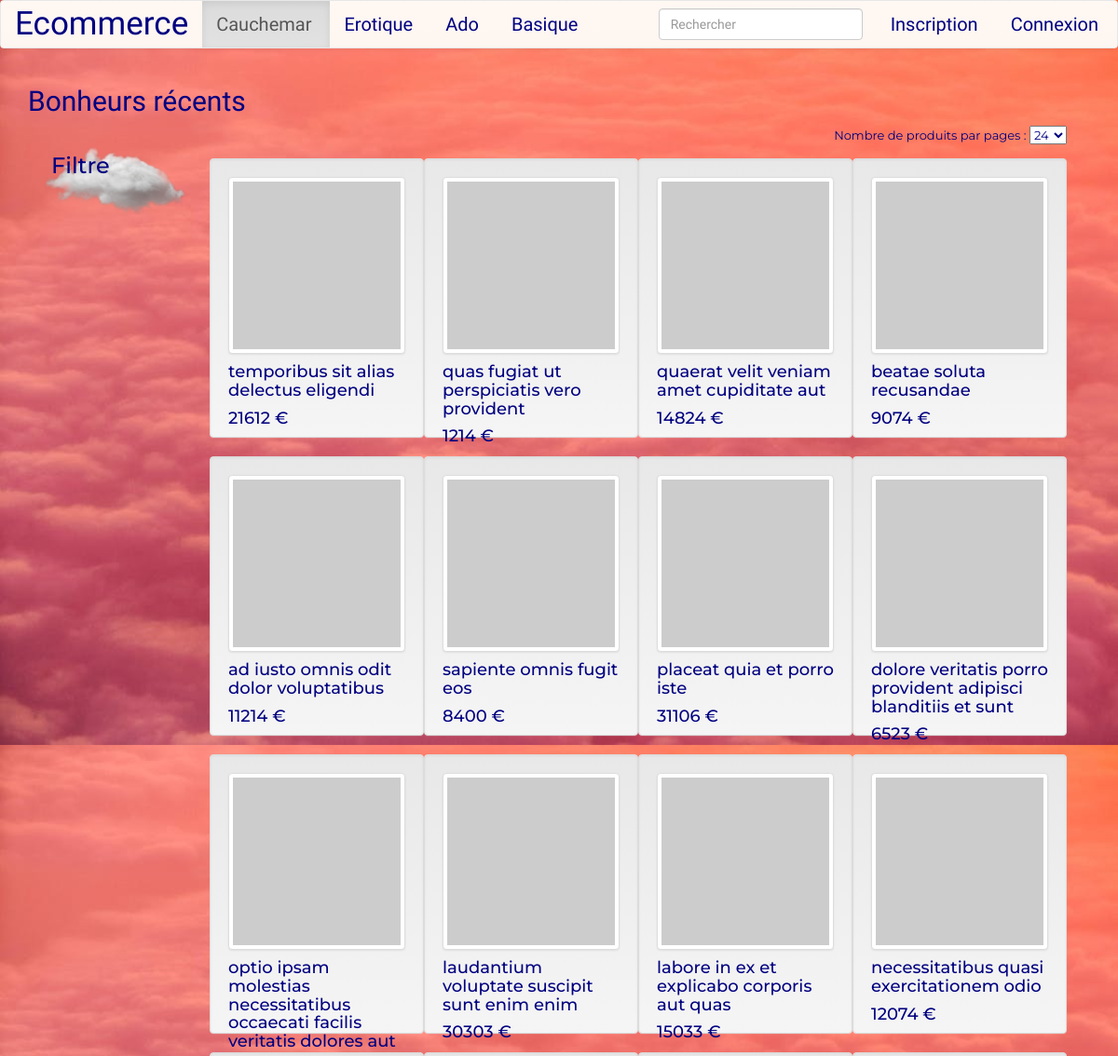
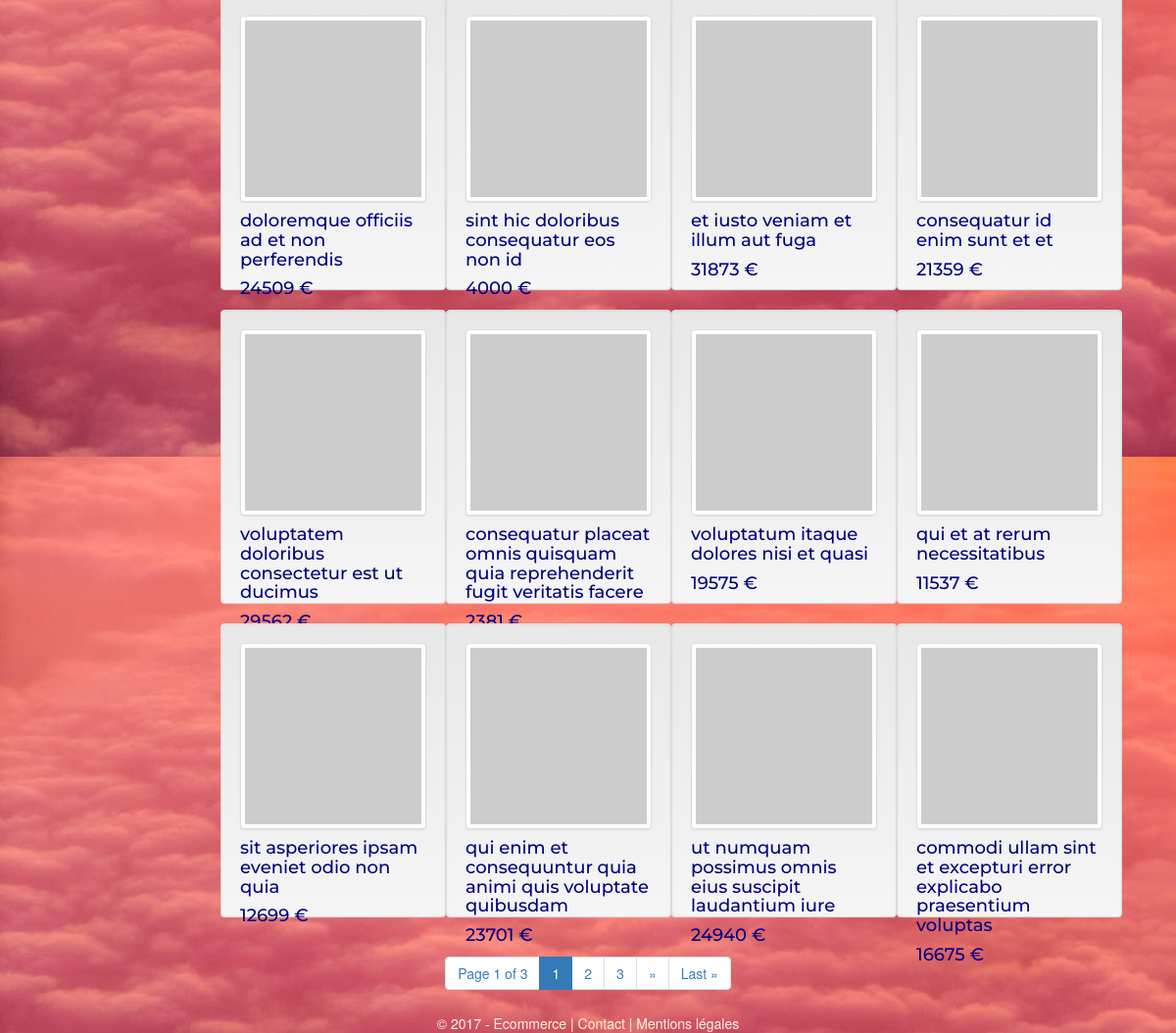
Screenshot of /?page=home&category=1 with the database file from the repository (2 pictures, top to bottom).
### tables this page shows
CREATE TABLE `category` (
  `id_category` int(11) NOT NULL,
  `category` varchar(255) NOT NULL
);

CREATE TABLE `product` (
  `id_product` int(11) NOT NULL,
  `id_category` int(11) NOT NULL,
  `name` varchar(255) NOT NULL,
  `description` varchar(255) NOT NULL,
  `image` varchar(255) NOT NULL,
  `price` int(11) NOT NULL,
  `quantity` int(11) NOT NULL
);

### function/model.php (called while the page is built, shortened)
<?php
function getCategories() {
    global $bdd;
    $query = $bdd->query("SELECT * FROM category");
    return $query->fetchAll(PDO::FETCH_OBJ);
}
function countProductsByCategory($id_cat){
    global $bdd;
    $query = $bdd->query("SELECT COUNT(*) FROM product WHERE id_category = $id_cat");
    return $query->fetch();
}
function getProductsByCategory($nbProducts, $idCategory, $offset = 0) {
    global $bdd;
    $query = $bdd->query("SELECT * FROM product WHERE id_category = $idCategory ORDER BY id_product DESC LIMIT $nbProducts OFFSET $offset");
    return $query->fetchAll(PDO::FETCH_OBJ);
}

### pages/home.php (the view, shortened to what this page needs)
<h2>Bonheurs récents</h2>
<div class="filter col-md-2">
    <h3>Filtre</h3>
</div>
<div class="col-md-10">
    <div class="row">
        <div class="col-md-12">
            <form class="pull-right">
                Nombre de produits par pages :
                <select name="" id="nbProducts">
                    <option value="" selected disabled><?= isset($_SESSION["nbProducts"]) ? $_SESSION["nbProducts"] : 24 ; ?></option>
                </select>
            </form>
        </div>
    </div>
    <?php if(isset($_GET["category"])): ?>
        <span id="productList">
            <?php foreach ( getProductsByCategory(
                        isset($_SESSION["nbProducts"]) ? $_SESSION["nbProducts"] : 24,
                        ($_GET["category"]),
                        (isset($_GET["npage"]) ? $_GET["npage"] - 1 : 0) * $_SESSION["nbProducts"]
                    ) as $article ): ?>
                <div class="col-md-3 well product" style="height: 300px">
                    <a href="?page=product&article=<?php echo $article->id_product; ?>">
                        <img src="<?php echo $article->image?>" class="img-responsive img-thumbnail">
                        <h4><?php echo $article->name; ?></h4>
                    </a>
                    <h4><?php echo $article->price; ?> €</h4>
                </div>
            <?php endforeach; ?>
        </span>
    <?php endif; ?>
</div>
<?php
if(isset($_GET["category"])) {
    $nbrProducts = countProductsByCategory($_GET["category"]);
    $category = "&category=".$_GET["category"];
} else {
    $nbrProducts = countProducts() ;
    $category = "";
}
$nbPages = ceil( $nbrProducts[0] / (isset($_SESSION["nbProducts"]) ? $_SESSION["nbProducts"] : 24) );
?>
<nav class="navigation post-navigation meta-box" role="navigation">
	<nav class="text-center">
        <ul class="pagination pagination-centered">
            <li><span class="pages">Page <?php echo $_SESSION["currentPage"]; ?> of <?php echo $nbPages; ?></span></li>
            <?php for($i = 1; $i <= $nbPages; $i++ ): ?>
                <?php if ($i == $_SESSION["currentPage"]): ?>
                    <li class="active"><span><?php echo $i; ?></span></li>
                <?php else: ?>
                    <li><a class="page smaller" href="?page=<?php echo $_GET["page"] ?><?php echo $category; ?>&npage=<?php echo $i; ?>"><?php echo $i; ?></a></li>
                <?php endif; ?>
            <?php endfor; ?>
            <?php if ($_SESSION["currentPage"] != $nbPages): ?>
                <li><a class="nextpostslink" rel="next" href="?page=<?php echo $_GET["page"] ?><?php echo $category; ?>&npage=<?php echo $_SESSION["currentPage"]+1; ?>">»</a></li>
                <li><a class="last" href="?page=<?php echo $_GET["page"] ?><?php echo $category; ?>&npage=<?php echo $nbPages; ?>">Last »</a></li>
            <?php endif; ?>
        </ul>
    </nav>
</nav>

### pages/header.php (shortened to what this page needs)
<!DOCTYPE html>
<html>
    <head>
        <link rel="stylesheet" href="https://maxcdn.bootstrapcdn.com/bootstrap/3.3.7/css/bootstrap.min.css">
        <link rel="stylesheet" href="https://maxcdn.bootstrapcdn.com/bootstrap/3.3.7/css/bootstrap-theme.min.css">
        <link rel="stylesheet" href="css/style.css">
    </head>
    <body>
        <header class="main-header">
            <nav class="navbar navbar-default">
                <div class="container navContainer">
                    <div class="navbar-header">
                        <a class="navbar-brand" href="?page=home">Ecommerce</a>
                    </div>
                    <div>
                        <ul class="nav navbar-nav">
                        <?php foreach(getCategories() as $category): ?>
                            <li class="<?= (isset($_GET["category"]) && $_GET["category"] == $category->id_category)? "active" : "" ;?>"><a href="?page=home&category=<?php echo $category->id_category; ?>"><?php echo $category->category; ?></a></li>
                        <?php endforeach; ?>
                        </ul>
                        <ul class="nav navbar-nav navbar-right">
                        <?php if (isset($_SESSION['user'])) :?>
                            <li class="<?= ($_GET["page"]=="contact-profile")? "active" : "" ; ?>"><a href="?page=contact-profile">
                                <?= "Bonjour ".($_SESSION['user']->login); ?>
                            </a></li>
                        <?php else: ?>
                            <li class="<?= ($_GET["page"]=="inscription")? "active" : "" ; ?>"><a href="?page=inscription">Inscription</a></li>
                            <li class="<?= ($_GET["page"]=="connexion")? "active" : "" ; ?>"><a href="?page=connexion">Connexion</a></li>
                        <?php endif; ?>
                        </ul>
                        <form  action="?page=99" class="navbar-form navbar-right">
                            <div class="form-group">
                                <input type="text" id="search" class="form-control" placeholder="Rechercher">
                            </div>
                        </form>
                    </div>
                </div>
            </nav>
        </header>
        <div class="main-content">
            <div class="container">

### index.php (shortened to what this page needs)
<?php
require_once 'config.php';
require_once 'function/model.php';
require_once 'pages/header.php';
if (isset($_GET["page"])) {
    if ( file_exists( 'pages/'.$_GET["page"].".php" ) ){
        include_once 'pages/'.$_GET["page"].".php";
    } else {
        include_once 'pages/'.'404'.".php";
    }
} else {
    require_once 'pages/home.php';
}
require_once 'pages/footer.php';

### pages/footer.php (shortened to what this page needs)
            </div>
        </div>
        <footer class="main-footer">
            <div class="container text-center textFooter">
                &copy; 2017 - Ecommerce | <a href="?page=1">Contact</a> | <a href="?page=2">Mentions légales</a>
            </div>
        </footer>
    </body>
</html>

### css/style.css (style rules this page uses)
body { background-image:url("../img/pexels-photo-132800.jpeg"); background-attachment: fixed; background-size: 100%; }
.img-responsive { width: 100%; }
.filter { background-image: url(../img/cloud.png); background-size: 100%; width: 180px; height: 100px; }
.filter h3 { padding:10px; }
h1, h2 { color: #000080; font-family: 'Indie Flower', cursive; }
h3, h4 { color: #000080; font-family: 'Montserrat', sans-serif; }
.textFooter, .textFooter a { color: oldlace; }
.main-header .navbar .navContainer { background-color:rgba(255, 245, 238, 0.7); font-family: 'Indie Flower', cursive; font-size: 17px; width:100%; }
.main-header .navbar-header a { color: #000080; font-family: 'Indie Flower', cursive; font-size: 35px; }
.container ul.nav a { color: #000080; font-size: 20px; padding-right: 20px; }
form.pull-right { color: #000080; font-size: 13px; margin-left: -15px; padding-bottom: 15px; font-family: 'Montserrat', sans-serif; }
.product { background-color:rgba(255, 245, 238, 1); }

### rows the page displays
category: category "Cauchemar"
category: category "Erotique"
category: category "Ado"
category: category "Basique"
product: name "temporibus sit alias delectus eligendi", price "21612"
product: name "quas fugiat ut perspiciatis vero provident", price "1214"
product: name "quaerat velit veniam amet cupiditate aut", price "14824"
product: name "beatae soluta recusandae", price "9074"
product: name "ad iusto omnis odit dolor voluptatibus", price "11214"
product: name "sapiente omnis fugit eos", price "8400"
product: name "placeat quia et porro iste", price "31106"
product: name "dolore veritatis porro provident adipisci blanditiis et sunt", price "6523"
product: name "optio ipsam molestias necessitatibus occaecati facilis veritatis dolores aut"
product: name "laudantium voluptate suscipit sunt enim enim", price "30303"
product: name "labore in ex et explicabo corporis aut quas", price "15033"
product: name "necessitatibus quasi exercitationem odio", price "12074"
product: name "doloremque officiis ad et non perferendis", price "24509"
product: name "sint hic doloribus consequatur eos non id", price "4000"
product: name "et iusto veniam et illum aut fuga", price "31873"
product: name "consequatur id enim sunt et et", price "21359"
product: name "voluptatem doloribus consectetur est ut ducimus", price "29562"
product: name "consequatur placeat omnis quisquam quia reprehenderit fugit veritatis facere", price "2381"
product: name "voluptatum itaque dolores nisi et quasi", price "19575"
product: name "qui et at rerum necessitatibus", price "11537"
product: name "sit asperiores ipsam eveniet odio non quia", price "12699"
product: name "qui enim et consequuntur quia animi quis voluptate quibusdam", price "23701"
product: name "ut numquam possimus omnis eius suscipit laudantium iure", price "24940"
product: name "commodi ullam sint et excepturi error explicabo praesentium voluptas", price "16675"

### other values shown
$_SESSION["currentPage"] "1"
$nbPages "3"
